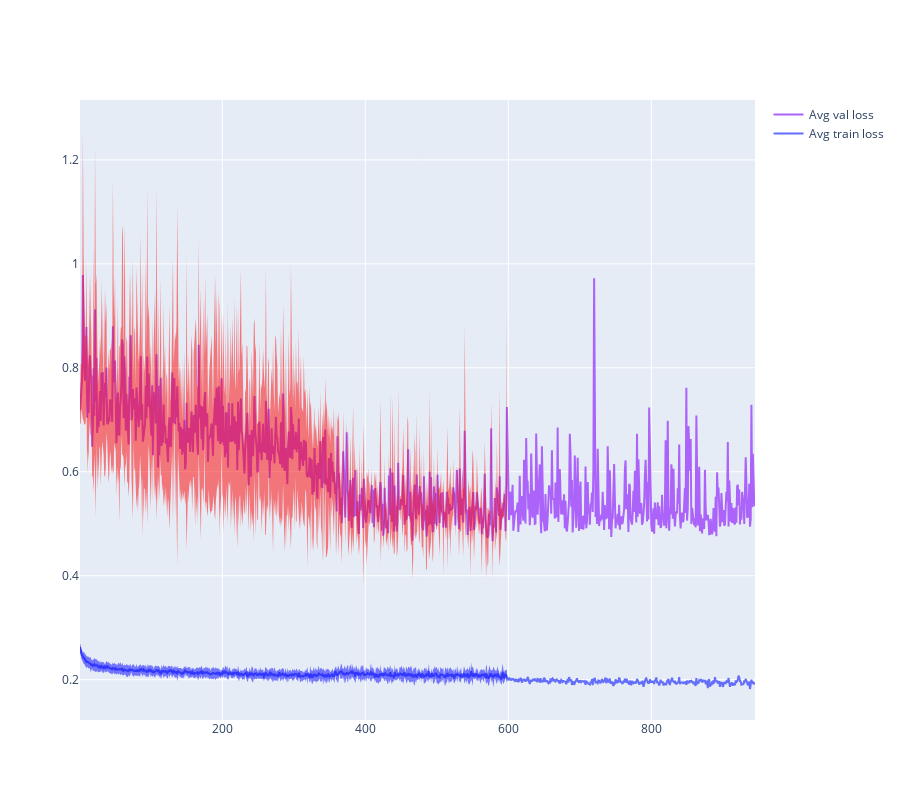

The notebook cell this image was saved under:
### Code cell
def get_df(group) -> pl.DataFrame:
    df = pl.read_csv(res_dir / f"0_{group}.csv").with_columns(
        pl.lit(0).alias("fold"), pl.lit(group).alias("group"), pl.lit(f"{group}_0").alias("identifier")
    )

    for i in range(1, 5):
        df = df.vstack(
            pl.read_csv(res_dir / f"{i}_{group}.csv").with_columns(
                pl.lit(i).alias("fold"), pl.lit(group).alias("group"), pl.lit(f"{group}_{i}").alias("identifier")
            )
        )

    return df


df = get_df("train")

df = df.vstack(get_df("val"))


# fig = px.line(df, x="epoch", y="loss", line_group="identifier", color="group", height=800)


def avg_plot(metric: str):
    fig = go.Figure()
    for x, color in (["train", "blue"], ["val", "red"]):
        df = get_df(x)
        loss_df = (
            df.group_by("epoch", maintain_order=True)
            .agg(pl.col(metric).mean().alias("avg"), pl.col(metric).std().alias("std"))
            .to_pandas()
        )
        fig.add_trace(
            go.Scatter(
                name=f"Avg {x} {metric}",
                x=loss_df["epoch"],
                y=loss_df["avg"],
                mode="lines",
            )
        )
        fig.add_trace(
            go.Scatter(
                name=f"{x}upper bound",
                x=loss_df["epoch"],
                y=loss_df["avg"] + loss_df["std"],
                line=dict(width=0),
                marker=dict(color=color),
                showlegend=False,
            )
        )
        fig.add_trace(
            go.Scatter(
                name=f"{x}lower bound",
                x=loss_df["epoch"],
                y=loss_df["avg"] - loss_df["std"],
                line=dict(width=0),
                marker=dict(color=color),
                fill="tonexty",
                showlegend=False,
            ),
        )
    fig.update_layout(hovermode="x", height=800)
    fig.show()


avg_plot("loss")

### Figure 1 — Plotly figure (JSON) as saved in the notebook; plotly's stock layout.template omitted (floating-point values rounded to 4 significant figures; data arrays with more than 128 entries replaced by an {"elided": "..."} marker saying what was removed)
{"data": [{"mode": "lines", "name": "Avg train loss", "type": "scatter", "x": {"elided": "945 int values"}, "y": {"elided": "945 float values"}}, {"line": {"width": 0}, "marker": {"color": "blue"}, "name": "trainupper bound", "showlegend": false, "type": "scatter", "x": {"elided": "945 int values"}, "y": {"elided": "945 float values"}}, {"fill": "tonexty", "line": {"width": 0}, "marker": {"color": "blue"}, "name": "trainlower bound", "showlegend": false, "type": "scatter", "x": {"elided": "945 int values"}, "y": {"elided": "945 float values"}}, {"mode": "lines", "name": "Avg val loss", "type": "scatter", "x": {"elided": "945 int values"}, "y": {"elided": "945 float values"}}, {"line": {"width": 0}, "marker": {"color": "red"}, "name": "valupper bound", "showlegend": false, "type": "scatter", "x": {"elided": "945 int values"}, "y": {"elided": "945 float values"}}, {"fill": "tonexty", "line": {"width": 0}, "marker": {"color": "red"}, "name": "vallower bound", "showlegend": false, "type": "scatter", "x": {"elided": "945 int values"}, "y": {"elided": "945 float values"}}], "layout": {"height": 800, "hovermode": "x"}}
